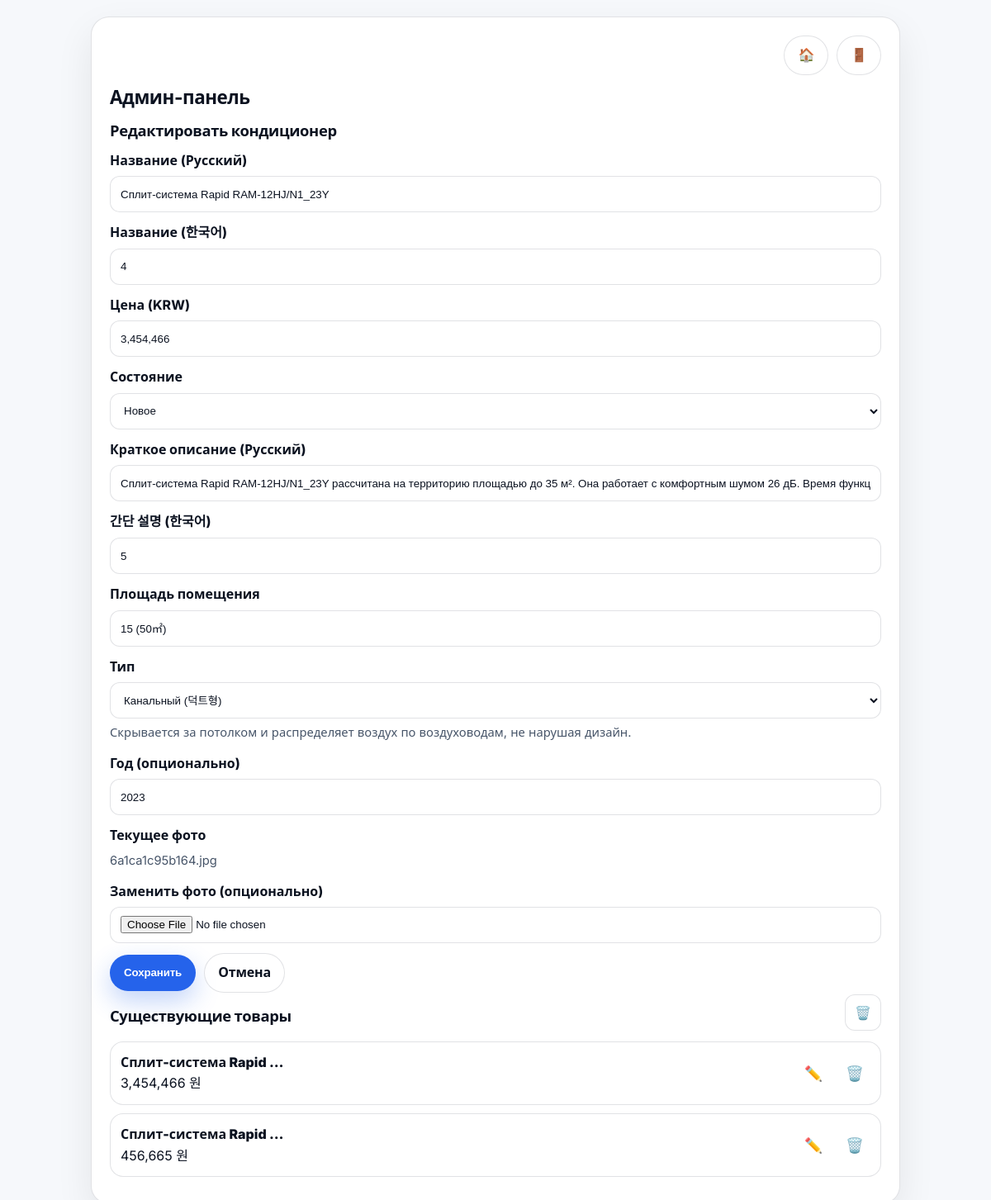
/admin.php?edit=27 (signed in), run on the app's committed database.
### tables this page shows
CREATE TABLE products (
        id INTEGER PRIMARY KEY AUTOINCREMENT,
        name_ru TEXT NOT NULL,
        name_ko TEXT NOT NULL,
        price TEXT NOT NULL,
        desc_ru TEXT,
        desc_ko TEXT,
        image TEXT,
        status TEXT DEFAULT 'available',
        created_at DATETIME DEFAULT CURRENT_TIMESTAMP
    );

### admin.php (the view, shortened to what this page needs)
<?php
$lang = 'ru';
$strings = [
    'ru' => [
        'title' => 'Админ-панель',
        'add_product' => 'Добавить кондиционер',
        'edit_product' => 'Редактировать кондиционер',
        'name_ru' => 'Название (Русский)',
        'name_ko' => 'Название (한국어)',
        'price' => 'Цена (KRW)',
        'condition' => 'Состояние',
        'condition_new' => 'Новое',
        'condition_used' => 'Б/У',
        'short_ru' => 'Краткое описание (Русский)',
        'short_ko' => '간단 설명 (한국어)',
        'area' => 'Площадь помещения',
        'type' => 'Тип',
        'year' => 'Год (опционально)',
        'required_fields' => 'Заполните обязательные поля',
        'image' => 'Фото',
        'image_current' => 'Текущее фото',
        'image_replace' => 'Заменить фото (опционально)',
        'submit' => 'Добавить',
        'update' => 'Сохранить',
        'cancel' => 'Отмена',
        'existing' => 'Существующие товары',
        'edit' => 'Редактировать',
        'delete' => 'Удалить',
        'logout' => 'Выход',
        'home' => 'На главную',
    ],
    'ko' => [
        'title' => '관리자 패널',
        'add_product' => '에어컨 추가',
        'edit_product' => '에어컨 수정',
        'name_ru' => '제품명 (러시아어)',
        'name_ko' => '제품명 (한국어)',
        'price' => '가격 (원)',
        'condition' => '상태',
        'condition_new' => '신제품',
        'condition_used' => '중고',
        'short_ru' => '간단 설명 (러시아어)',
        'short_ko' => '간단 설명 (한국어)',
        'area' => '면적',
        'type' => '유형',
        'year' => '제조 (선택)',
        'required_fields' => '필수 항목을 입력하세요',
        'image' => '이미지',
        'image_current' => '현재 이미지',
        'image_replace' => '이미지 교체 (선택)',
        'submit' => '추가하기',
        'update' => '저장',
        'cancel' => '취소',
        'existing' => '기존 제품',
        'edit' => '수정',
        'delete' => '삭제',
        'logout' => '로그아웃',
        'home' => '홈으로',
    ]
];
function t($key) {
    global $strings, $lang;
    return $strings[$lang][$key] ?? $key;
}
function normalizeDigits(string $value): string {
    return preg_replace('/\D+/u', '', $value) ?? '';
}
function formatPrice(string $value): string {
    $digits = normalizeDigits($value);
    return number_format((int)$digits, 0, '.', ',');
}
function parseDescFields(string $desc, string $lang): array {
    $raw = preg_replace("/\r\n|\r/u", "\n", trim((string)$desc));
    $lines = preg_split("/\n/u", $raw ?: '');
    $out = [
        'condition' => '',
        'short' => '',
        'area' => '',
        'type' => '',
        'year' => '',
    ];
    foreach ($lines as $line) {
        $line = trim((string)$line);
        if ($out['condition'] === '') {
            if ($lang === 'ru' && preg_match('/^\s*Новые модели\s*$/iu', $line)) $out['condition'] = 'new';
            if ($lang === 'ko' && preg_match('/^\s*신제품\s*$/iu', $line)) $out['condition'] = 'new';
        }
        if ($out['short'] === '' && preg_match('/^(Кратко|Краткое описание)\s*:\s*(.+)$/iu', $line, $m)) {
            $out['short'] = trim($m[2]);
            continue;
        }
        if ($out['short'] === '' && preg_match('/^(간단\s*설명|요약)\s*:\s*(.+)$/iu', $line, $m)) {
            $out['short'] = trim($m[2]);
            continue;
        }
        if ($out['area'] === '' && preg_match('/^(Площадь помещения|Площадь|면적|평수)\s*:\s*(.+)$/iu', $line, $m)) {
            $out['area'] = trim($m[2]);
            continue;
        }
        if ($out['type'] === '' && preg_match('/^(Тип|유형|타입)\s*:\s*(.+)$/iu', $line, $m)) {
            $out['type'] = trim($m[2]);
            continue;
        }
        if ($out['year'] === '' && preg_match('/^(Год|제조)\s*:\s*(.+)$/iu', $line, $m)) {
            $yearRaw = trim($m[2]);
            if (preg_match('/(\d{4})/u', $yearRaw, $y)) {
                $out['year'] = $y[1];
            } else {
                $out['year'] = $yearRaw;
            }
            continue;
        }
    }
    return $out;
}
$db_file = __DIR__ . '/ac_shop.db';
$pdo = new PDO("sqlite:$db_file");
$pdo->setAttribute(PDO::ATTR_ERRMODE, PDO::ERRMODE_EXCEPTION);
function typeOptions(): array {
    return [
        'wall' => [
            'ru' => 'Настенный (벽걸이형)',
            'ko' => '벽걸이형',
            'desc_ru' => 'Самый распространенный тип, легко вписывается в интерьер. Подходит для спальни или небольшого офиса.',
        ],
        'stand' => [
            'ru' => 'Напольный (스탠드형)',
            'ko' => '스탠드형',
            'desc_ru' => 'Мощные кондиционеры для больших площадей: гостиные, магазины.',
        ],
        'duct' => [
            'ru' => 'Канальный (덕트형)',
            'ko' => '덕트형',
            'desc_ru' => 'Скрывается за потолком и распределяет воздух по воздуховодам, не нарушая дизайн.',
        ],
        'cassette' => [
            'ru' => 'Кассетный (카세트형)',
            'ko' => '카세트형',
            'desc_ru' => 'Встраивается в подвесной потолок и распределяет воздух по четырем направлениям.',
        ],
        'floor_ceiling' => [
            'ru' => 'Напольно-потолочный (천장형)',
            'ko' => '천장형',
            'desc_ru' => 'Устанавливается у пола или под потолком, дает гибкость при монтаже.',
        ],
        'column' => [
            'ru' => 'Колонный (기둥형)',
            'ko' => '기둥형',
            'desc_ru' => 'Для больших помещений с высокими потолками.',
        ],
    ];
}
$editProduct = null;
$editFields = [
    'condition' => 'new',
    'short_ru' => '',
    'short_ko' => '',
    'area' => '',
    'type' => '',
    'year' => '',
];
if (isset($_GET['edit'])) {
    $id = (int)$_GET['edit'];
    $stmt = $pdo->prepare("SELECT * FROM products WHERE id = ?");
    $stmt->execute([$id]);
    $editProduct = $stmt->fetch(PDO::FETCH_ASSOC) ?: null;
    $ruFields = parseDescFields((string)($editProduct['desc_ru'] ?? ''), 'ru');
    $koFields = parseDescFields((string)($editProduct['desc_ko'] ?? ''), 'ko');
    $editFields['condition'] = $ruFields['condition'] !== '' ? $ruFields['condition'] : ($koFields['condition'] !== '' ? $koFields['condition'] : 'new');
    $editFields['short_ru'] = (string)($ruFields['short'] ?? '');
    $editFields['short_ko'] = (string)($koFields['short'] ?? '');
    $editFields['area'] = (string)($ruFields['area'] !== '' ? $ruFields['area'] : ($koFields['area'] ?? ''));
    $editFields['type'] = (string)($ruFields['type'] !== '' ? $ruFields['type'] : ($koFields['type'] ?? ''));
    $editFields['year'] = (string)($ruFields['year'] !== '' ? $ruFields['year'] : ($koFields['year'] ?? ''));
}
$products = $pdo->query("SELECT * FROM products ORDER BY created_at DESC")->fetchAll();
?>
<!DOCTYPE html>
<html lang="<?php echo $lang; ?>">
<head>
    <link rel="stylesheet" href="style.css?v=2">
</head>
<body>
<div class="admin-container">
    <div class="admin-actions">
        <a class="btn btn-ghost" href="index.php?lang=ru" aria-label="На главную" title="На главную">🏠</a>
        <a class="btn btn-ghost" href="logout.php" aria-label="Выход" title="Выход">🚪</a>
    </div>
    <h1><?php echo t('title'); ?></h1>
    <h2><?php echo $editProduct ? t('edit_product') : t('add_product'); ?></h2>
    <form method="post" enctype="multipart/form-data">
        <label for="name_ru"><?php echo t('name_ru'); ?></label>
        <input id="name_ru" type="text" name="name_ru" value="<?php echo htmlspecialchars((string)($editProduct['name_ru'] ?? '')); ?>" required>
        <label for="name_ko"><?php echo t('name_ko'); ?></label>
        <input id="name_ko" type="text" name="name_ko" value="<?php echo htmlspecialchars((string)($editProduct['name_ko'] ?? '')); ?>" required>
        <label for="price"><?php echo t('price'); ?></label>
        <input id="price" type="text" name="price" placeholder="예: 3,500,000" value="<?php echo htmlspecialchars((string)formatPrice((string)($editProduct['price'] ?? ''))); ?>" required>
        <label for="condition"><?php echo t('condition'); ?></label>
        <select id="condition" name="condition" required>
            <option value="new" <?php echo ($editProduct && $editFields['condition'] === 'new') ? 'selected' : ''; ?>><?php echo t('condition_new'); ?></option>
        </select>
        <label for="short_ru"><?php echo t('short_ru'); ?></label>
        <input id="short_ru" type="text" name="short_ru" placeholder="Напр.: тихий, экономичный, быстро охлаждает" value="<?php echo htmlspecialchars((string)($editProduct ? $editFields['short_ru'] : '')); ?>">
        <label for="short_ko"><?php echo t('short_ko'); ?></label>
        <input id="short_ko" type="text" name="short_ko" placeholder="예: 조용하고 전기요금 절약, 빠른 냉방" value="<?php echo htmlspecialchars((string)($editProduct ? $editFields['short_ko'] : '')); ?>">
        <label for="area"><?php echo t('area'); ?></label>
        <input id="area" type="text" name="area" placeholder="예: 18평 (59㎡)" value="<?php echo htmlspecialchars((string)($editProduct ? $editFields['area'] : '')); ?>">
        <label for="type"><?php echo t('type'); ?></label>
        <select id="type" name="type">
            <?php foreach (typeOptions() as $k => $opt): ?>
                <?php
                $selected = '';
                if ($editProduct && $editFields['type'] !== '') {
                    if ($editFields['type'] === $opt['ru'] || $editFields['type'] === $opt['ko']) {
                        $selected = 'selected';
                    }
                }
                ?>
                <option value="<?php echo htmlspecialchars((string)$k); ?>" <?php echo $selected; ?> data-desc="<?php echo htmlspecialchars((string)$opt['desc_ru']); ?>">
                    <?php echo htmlspecialchars((string)$opt['ru']); ?>
                </option>
            <?php endforeach; ?>
        </select>
        <div class="hint" id="typeHint"></div>
        <label for="year"><?php echo t('year'); ?></label>
        <input id="year" type="number" name="year" inputmode="numeric" min="1990" max="2100" value="<?php echo htmlspecialchars((string)($editProduct ? $editFields['year'] : '')); ?>">
        <?php if ($editProduct && !empty($editProduct['image'])): ?>
            <label><?php echo t('image_current'); ?></label>
            <div class="hint"><?php echo htmlspecialchars((string)$editProduct['image']); ?></div>
            <label for="image"><?php echo t('image_replace'); ?></label>
        <?php else: ?>
            <label for="image"><?php echo t('image'); ?></label>
        <?php endif; ?>
        <input id="image" type="file" name="image" accept="image/jpeg,image/png,image/webp">
        <div style="display:flex; gap:10px; align-items:center; flex-wrap:wrap; margin-top:12px;">
            <?php if ($editProduct): ?>
                <button class="btn btn-primary" type="submit" name="update_product"><?php echo t('update'); ?></button>
                <a class="btn btn-ghost" href="admin.php?lang=<?php echo $lang; ?>"><?php echo t('cancel'); ?></a>
            <?php else: ?>
                <button class="btn btn-primary" type="submit" name="add_product"><?php echo t('submit'); ?></button>
            <?php endif; ?>
        </div>
    </form>
    <div class="admin-section-head">
        <h2><?php echo t('existing'); ?></h2>
        <a class="admin-icon-btn admin-icon-danger" href="?delete_all=1"
           onclick="return confirm('Удалить ВСЕ товары?')"
           aria-label="Удалить все" title="Удалить все">🗑️</a>
    </div>
    <?php foreach ($products as $prod): ?>
        <div class="admin-item">
            <?php
            $nameRu = (string)($prod['name_ru'] ?? '');
            $nameRuShort = $nameRu;
            if (function_exists('mb_strlen') && function_exists('mb_substr')) {
                if (mb_strlen($nameRuShort, 'UTF-8') > 20) {
                    $nameRuShort = mb_substr($nameRuShort, 0, 20, 'UTF-8') . '…';
                }
            } else {
                if (strlen($nameRuShort) > 20) {
                    $nameRuShort = substr($nameRuShort, 0, 20) . '...';
                }
            }
            ?>
            <div class="admin-item-main">
                <span class="admin-item-title" title="<?php echo htmlspecialchars($nameRu); ?>"><?php echo htmlspecialchars($nameRuShort); ?></span>
                <span><?php echo htmlspecialchars(formatPrice((string)$prod['price'])); ?> 원</span>
            </div>
            <div class="admin-links">
                <a class="admin-link" href="?edit=<?php echo $prod['id']; ?>" aria-label="Редактировать" title="Редактировать">✏️</a>
                <a class="admin-link admin-link-delete" href="?delete=<?php echo $prod['id']; ?>" onclick="return confirm('Удалить?')" aria-label="Удалить" title="Удалить">🗑️</a>
            </div>
        </div>
    <?php endforeach; ?>
</div>
</body>
</html>

### data on the page
products: name_ru "Сплит-система Rapid RAM-12HJ/N1_23Y", name_ko "4", price "3,454,466", image "6a1ca1c95b164.jpg", name_ru "Сплит-система Rapid …"
products: name_ru "Сплит-система Rapid …", price "456,665"

### other printed values
t('title') "Админ-панель"
t('edit_product') "Редактировать кондиционер"
t('name_ru') "Название (Русский)"
t('name_ko') "Название (한국어)"
t('price') "Цена (KRW)"
t('condition') "Состояние"
t('short_ru') "Краткое описание (Русский)"
t('short_ko') "간단 설명 (한국어)"
t('area') "Площадь помещения"
t('type') "Тип"
t('year') "Год (опционально)"
t('image_current') "Текущее фото"
t('image_replace') "Заменить фото (опционально)"
t('update') "Сохранить"
t('cancel') "Отмена"
